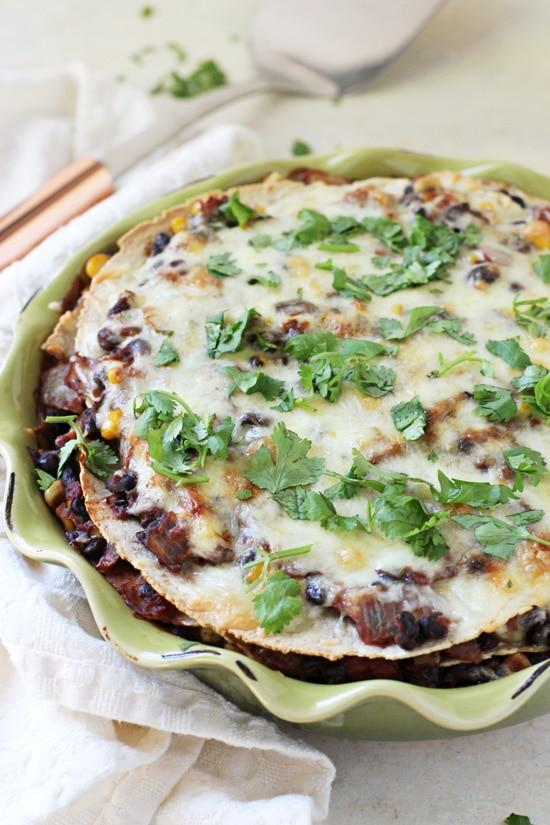
#> input picture data/food/food_images/Bean_pie/Bean_pie_0081.jpg, 550 x 825 px
$ python -i image_augmentation.py   (imports and definitions only)
#> lines starting #> are read from the running program, lines starting #| are printed output that depends on the picture
"""
Image augmentation utilities for VQA4Mix project.
"""

import cv2
import numpy as np
import skimage.io as io
from PIL import Image, ImageEnhance, ImageFilter

# [11 lines left out: function load_image, not called in this run]

def apply_brightness_contrast(image, brightness=1.0, contrast=1.0):
    """
    Apply brightness and contrast adjustments to an image.

    Args:
        image (numpy.ndarray): The input image.
        brightness (float): Brightness factor (1.0 means no change).
        contrast (float): Contrast factor (1.0 means no change).

    Returns:
        numpy.ndarray: The adjusted image.
    """
    # Convert to PIL Image
    pil_image = Image.fromarray(image)

    # Apply brightness adjustment
    enhancer = ImageEnhance.Brightness(pil_image)
    pil_image = enhancer.enhance(brightness)

    # Apply contrast adjustment
    enhancer = ImageEnhance.Contrast(pil_image)
    pil_image = enhancer.enhance(contrast)

    # Convert back to numpy array
    return np.array(pil_image)

def apply_blur(image, radius=2.0):
    """
    Apply Gaussian blur to an image.

    Args:
        image (numpy.ndarray): The input image.
        radius (float): Blur radius.

    Returns:
        numpy.ndarray: The blurred image.
    """
    pil_image = Image.fromarray(image)
    pil_image = pil_image.filter(ImageFilter.GaussianBlur(radius=radius))
    return np.array(pil_image)

# [33 lines left out: functions apply_noise, apply_rotation, not called in this run]

def apply_augmentations(image, augmentations=None):
    """
    Apply a series of augmentations to an image.

    Args:
        image (numpy.ndarray): The input image.
        augmentations (list): List of augmentation functions to apply.

    Returns:
        numpy.ndarray: The augmented image.
    """
    if augmentations is None:
        # Default augmentations
        augmented = apply_brightness_contrast(image, brightness=1.2, contrast=1.1)
        augmented = apply_blur(augmented, radius=1.0)
    else:
        augmented = image.copy()
        for augmentation_func, params in augmentations:
            augmented = augmentation_func(augmented, **params)

    return augmented

>>> import cv2
>>> picture = cv2.imread('../../data/food/food_images/Bean_pie/Bean_pie_0081.jpg')
#> picture is the input picture: shape (825, 550, 3); mean B, G, R 153.1, 175.6, 177.9
>>> result = apply_augmentations(picture)
#> in apply_brightness_contrast, `pil_image = enhancer.enhance(brightness)`:
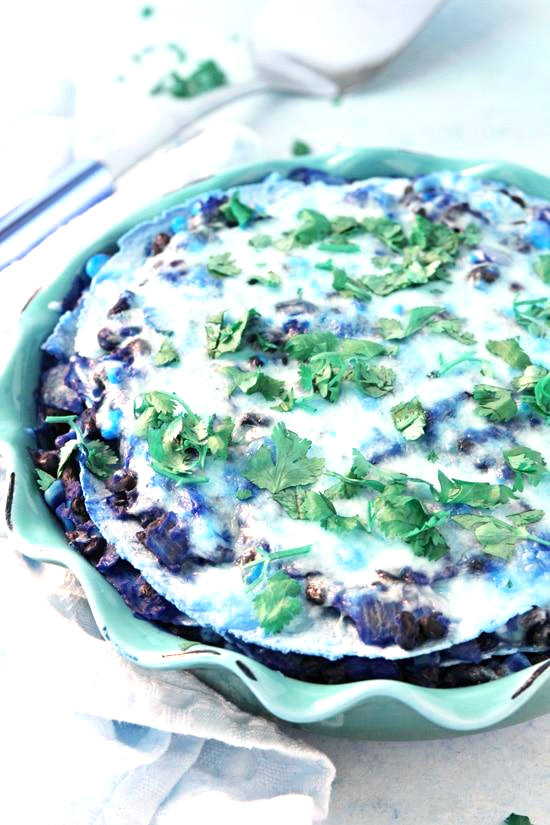
#> pil_image: PIL image 550x825 RGB; mean R, G, B 178.8, 204.9, 207.1

$ run again, on data/food/food_images/Bean_pie/Bean_pie_0082.jpg
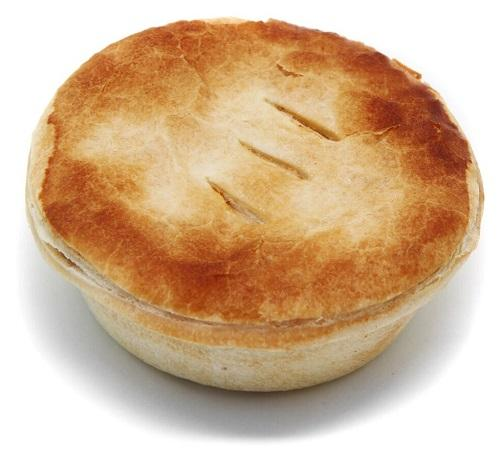
#> input picture data/food/food_images/Bean_pie/Bean_pie_0082.jpg, 500 x 450 px
#> picture is the input picture: shape (450, 500, 3); mean B, G, R 146, 178.6, 210.4
#> in apply_brightness_contrast, `pil_image = enhancer.enhance(brightness)`:
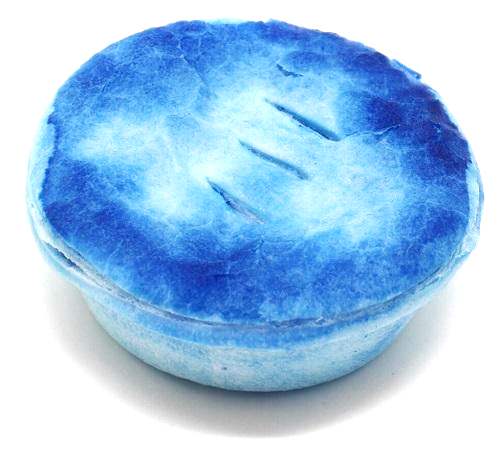
#> pil_image: PIL image 500x450 RGB; mean R, G, B 160.5, 199.4, 235

$ run again, on data/food/food_images/Bean_pie/Bean_pie_0083.jpg
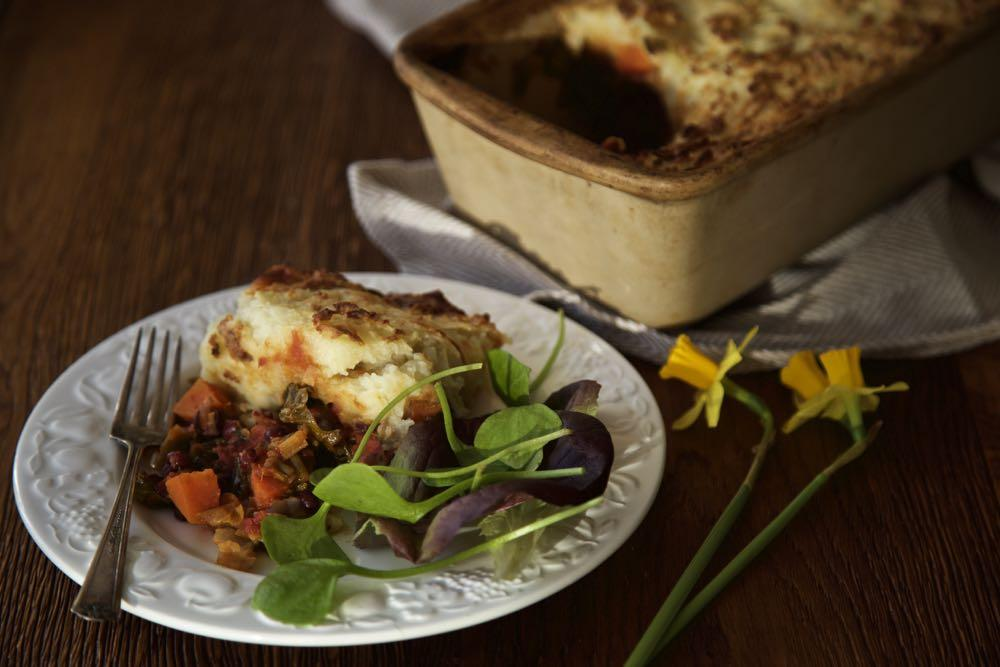
#> input picture data/food/food_images/Bean_pie/Bean_pie_0083.jpg, 1000 x 667 px
#> picture is the input picture: shape (667, 1000, 3); mean B, G, R 43.5, 65, 81.4
#> in apply_brightness_contrast, `pil_image = enhancer.enhance(brightness)`:
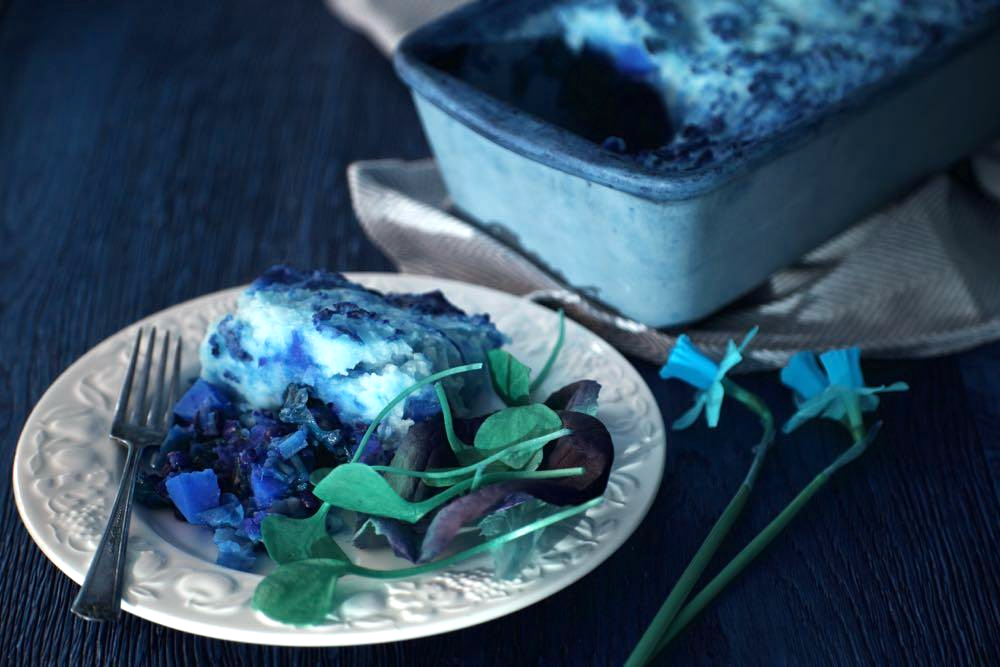
#> pil_image: PIL image 1000x667 RGB; mean R, G, B 51.7, 77.4, 97.1

$ run again, on data/food/food_images/Bean_pie/Bean_pie_0084.jpg
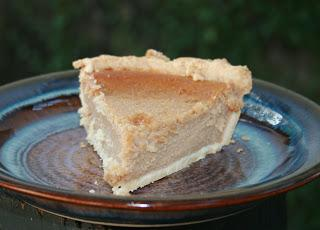
#> input picture data/food/food_images/Bean_pie/Bean_pie_0084.jpg, 320 x 230 px
#> picture is the input picture: shape (230, 320, 3); mean B, G, R 76.9, 88.6, 90.3
#> in apply_brightness_contrast, `pil_image = enhancer.enhance(brightness)`:
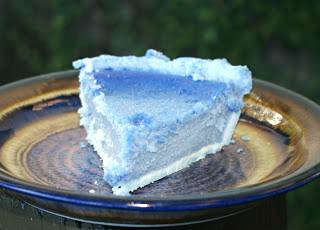
#> pil_image: PIL image 320x230 RGB; mean R, G, B 91.9, 105.8, 107.4
#> in apply_blur, `pil_image = pil_image.filter(ImageFilter.GaussianBlur(radius=radius))`:
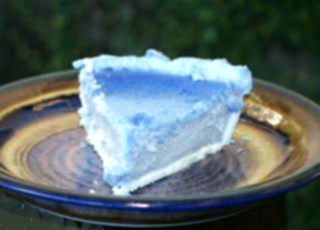
#> pil_image: PIL image 320x230 RGB; mean R, G, B 90.1, 105.2, 106.2
